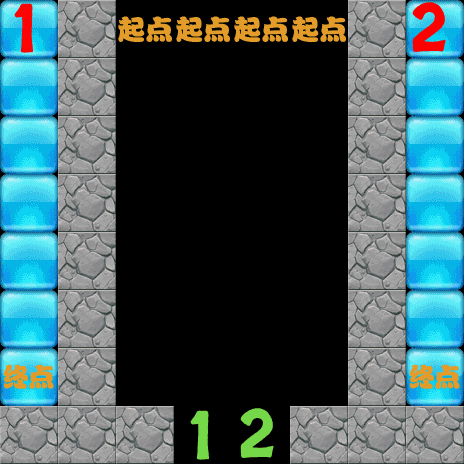

This is a level from a 2D game, rendered from its Tiled map with the project's own tilesets. A one-line summary and the map file follow, with tile-layer data summarised:
An orthogonal 8x8 tile map with 58x58 px tiles, 8 tile layers (1-layer, 2-layer, 3-layer, 4-layer, ...).

<map version="1.0" orientation="orthogonal" renderorder="right-down" width="8" height="8" tilewidth="58" tileheight="58">
 <tileset firstgid="1" name="backgroundBlock" tilewidth="58" tileheight="58">
  <image source="backgroundBlock.png" width="348" height="870" />
 </tileset>
 <layer name="1-layer" width="8" height="8">
  <data>[64 cells, 47 non-empty, 1 distinct tile ids]</data>
 </layer>
 <layer name="2-layer" width="8" height="8">
  <data>[64 cells, 59 non-empty, 2 distinct tile ids]</data>
 </layer>
 <layer name="3-layer" width="8" height="8">
  <data>[64 cells, 64 non-empty, 1 distinct tile ids]</data>
 </layer>
 <layer name="4-layer" width="8" height="8">
  <data>[64 cells, 60 non-empty, 2 distinct tile ids]</data>
 </layer>
 <layer name="5-layer" width="8" height="8">
  <data>[64 cells, 64 non-empty, 5 distinct tile ids]</data>
 </layer>
 <layer name="6-layer" width="8" height="8">
  <data>[64 cells, 64 non-empty, 3 distinct tile ids]</data>
 </layer>
 <layer name="7-layer" width="8" height="8">
  <data>[64 cells, 63 non-empty, 1 distinct tile ids]</data>
 </layer>
 <layer name="8-layer" width="8" height="8">
  <data>[64 cells, 63 non-empty, 3 distinct tile ids]</data>
 </layer>
</map>
